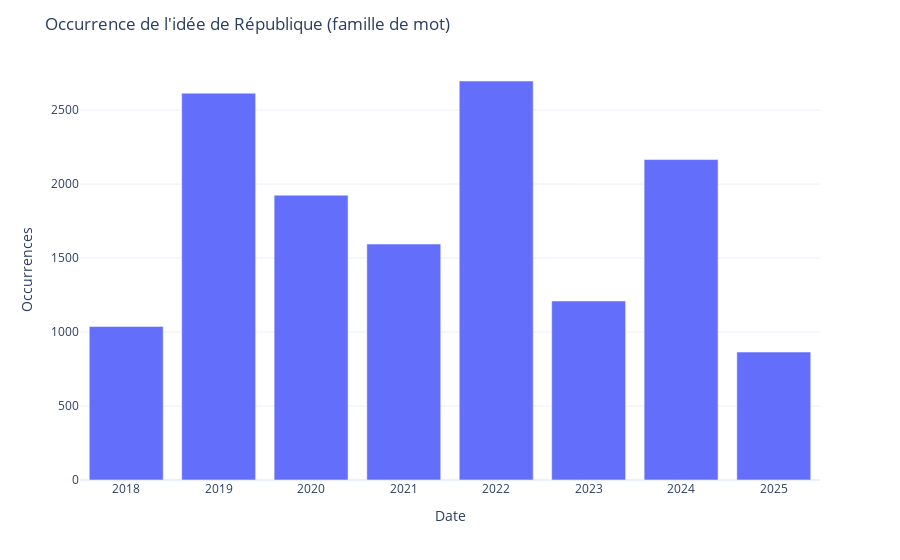

Notebook cell for this chart:
### Markdown cell above
#### Par an 

Voir avec Léo problème, décale tout d'un an

### Code cell
fig_time = px.bar(df.resample("Y", on="dateSeance_day").size())

fig_time.update_layout(
    title="Occurrence de l'idée de République (famille de mot)",  # ajouter un titre
    xaxis_title="Date",
    yaxis_title="Occurrences",  # renommer les étiquettes d'axes
    template="plotly_white",  # changer le style du graphique
    showlegend=False,
)  # masquer la légende

# Afficher le graphique
fig_time.show()

### Figure 1 — Plotly figure (JSON) as saved in the notebook; plotly's stock layout.template omitted (floating-point values rounded to 4 significant figures)
{"data": [{"alignmentgroup": "True", "hovertemplate": "variable=0<br>dateSeance_day=%{x}<br>value=%{y}<extra></extra>", "legendgroup": "0", "marker": {"color": "#636efa", "pattern": {"shape": ""}}, "name": "0", "offsetgroup": "0", "orientation": "v", "showlegend": true, "textposition": "auto", "type": "bar", "x": ["2017-12-31T00:00:00", "2018-12-31T00:00:00", "2019-12-31T00:00:00", "2020-12-31T00:00:00", "2021-12-31T00:00:00", "2022-12-31T00:00:00", "2023-12-31T00:00:00", "2024-12-31T00:00:00"], "xaxis": "x", "y": [1038, 2615, 1925, 1595, 2697, 1210, 2166, 865], "yaxis": "y"}], "layout": {"barmode": "relative", "legend": {"title": {"text": "variable"}, "tracegroupgap": 0}, "margin": {"t": 60}, "showlegend": false, "title": {"text": "Occurrence de l'idée de République (famille de mot)"}, "xaxis": {"anchor": "y", "domain": [0, 1], "title": {"text": "Date"}}, "yaxis": {"anchor": "x", "domain": [0, 1], "title": {"text": "Occurrences"}}}}
